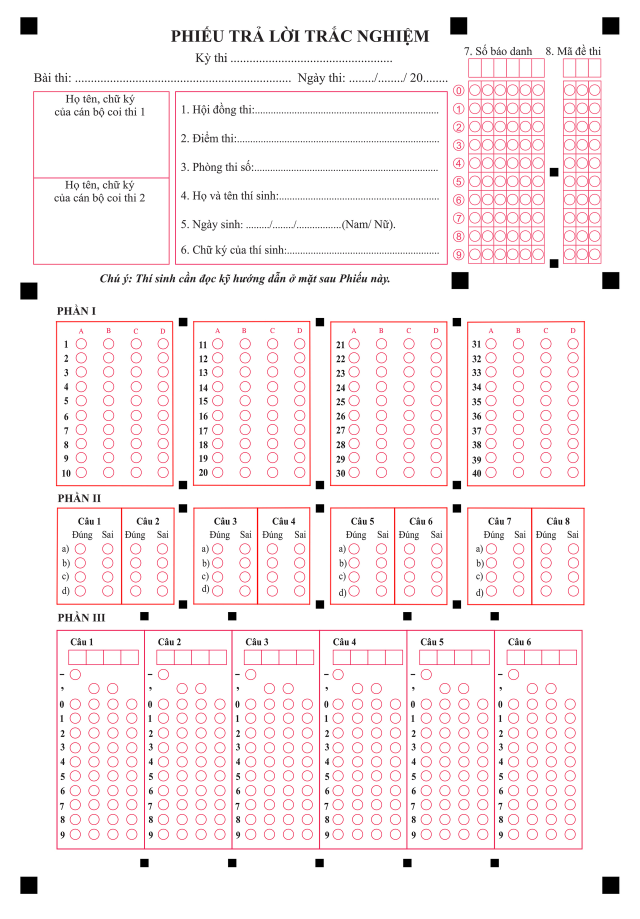
#> input picture paper.jpg, 1920 x 2755 px (shown at 1/3 size)
$ python -i image_processor.py   (imports and definitions only)
#> lines starting #> are read from the running program, lines starting #| are printed output that depends on the picture; after the words box and inside, x2 and y2 are one past the last pixel; in counts of white or black regions, pixels touching at a corner belong together
"""
Module xử lý ảnh phiếu thi trắc nghiệm
Nhận diện số báo danh và các ô tô trên phiếu
Format: Xử lý đầy đủ 3 phần
- PHẦN I: 40 câu trắc nghiệm (A, B, C, D)
- PHẦN II: 8 câu (mỗi câu 2 ô Đúng/Sai)
- PHẦN III: 6 câu điền số (mỗi câu 4 chữ số, mỗi chữ số 0-9)
"""

import cv2
import numpy as np
from typing import List, Tuple, Dict, Optional
import re


class ExamSheetProcessor:
    """Xử lý và nhận diện phiếu thi trắc nghiệm"""

    def __init__(self, num_questions: int = 40):
        """
        Khởi tạo processor

        Args:
            num_questions: Số câu hỏi PHẦN I (mặc định 40)
        """
        self.num_questions = num_questions
        self.choices_per_question = 4  # A, B, C, D
        # self.part2_questions = 8  # PHẦN II: 8 câu
        # self.part3_questions = 6  # PHẦN III: 6 câu

    # Kích thước chuẩn của phiếu thi (paper.jpg)
    STANDARD_WIDTH = 1920
    STANDARD_HEIGHT = 2755

    def preprocess_image(self, image_path: str) -> Optional[np.ndarray]:
        """
        Tiền xử lý ảnh phiếu thi

        Args:
            image_path: Đường dẫn đến file ảnh

        Returns:
            Ảnh đã được xử lý hoặc None nếu lỗi
        """
#> called with image_path = 'paper.jpg'
        try:
            # Đọc ảnh
            image = cv2.imread(image_path)
#> image is the input picture: shape (2755, 1920, 3); mean B, G, R 242.5, 241.1, 249.4
            if image is None:
                return None

            # Resize về kích thước chuẩn nếu khác tỷ lệ
            h, w = image.shape[:2]
            need_enhance = False
            if w != self.STANDARD_WIDTH or h != self.STANDARD_HEIGHT:
                # Nếu upscale (ảnh nhỏ hơn chuẩn) thì cần enhance
                if w < self.STANDARD_WIDTH or h < self.STANDARD_HEIGHT:
                    need_enhance = True
                image = cv2.resize(
                    image,
                    (self.STANDARD_WIDTH, self.STANDARD_HEIGHT),
                    interpolation=cv2.INTER_CUBIC if need_enhance else cv2.INTER_AREA
                )

            # Chuyển sang grayscale
            gray = cv2.cvtColor(image, cv2.COLOR_BGR2GRAY)
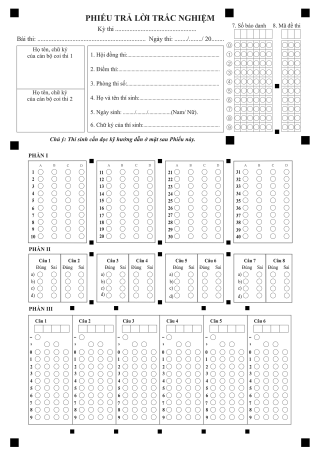
#> gray: shape (2755, 1920) (shown at 1/6 size); min 0, max 255, mean 243.8

            # Làm mờ để giảm nhiễu
            blurred = cv2.GaussianBlur(gray, (5, 5), 0)

            # Áp dụng threshold OTSU trực tiếp (không cần đảo ngược)
            _, thresh = cv2.threshold(blurred, 0, 255, cv2.THRESH_BINARY_INV + cv2.THRESH_OTSU)
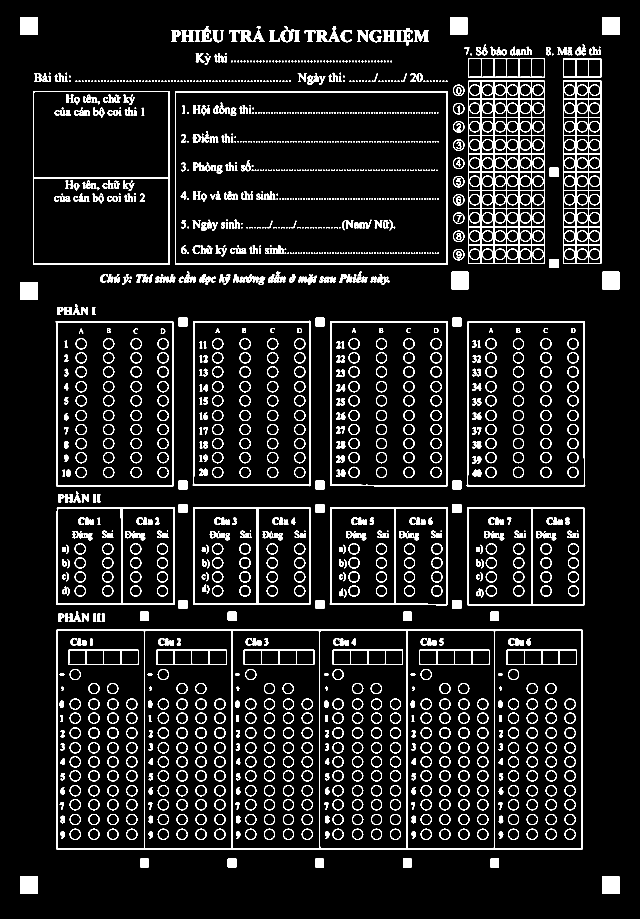
#> thresh: shape (2755, 1920) (shown at 1/3 size); 8.1% white; 1693 white regions (419 under 20 px)

            # Nếu ảnh được upscale, dùng morphology để làm đậm bubble
            if need_enhance:
                # Dilation để làm đậm các vùng đen (bubble đã tô)
                kernel = cv2.getStructuringElement(cv2.MORPH_ELLIPSE, (3, 3))
                thresh = cv2.dilate(thresh, kernel, iterations=1)

            return thresh

        except Exception as e:
            print(f"Lỗi khi xử lý ảnh: {e}")
            return None

    def find_answer_bubbles(
        self, thresh_image: np.ndarray
    ) -> List[Tuple[int, int, int, int]]:
        """
        Tìm các ô tô (bubbles) trên phiếu - CHỈ LẤY Ô HÌNH TRÒN

        Args:
            thresh_image: Ảnh đã qua threshold

        Returns:
            List các ô tô dạng (x, y, width, height)
        """
        # Tìm contours - dùng RETR_LIST để lấy tất cả
        contours, _ = cv2.findContours(
            thresh_image, cv2.RETR_LIST, cv2.CHAIN_APPROX_SIMPLE
        )
#> contours = 2762 contours, 688 with area under 20; largest, box (x1, y1, x2, y2) and area: (169, 1889, 1748, 2549) 1039898, (525, 273, 1343, 794) 424838, (527, 276, 1341, 792) 418692, (99, 274, 509, 794) 212269, (1400, 963, 1756, 1459) 174455

        bubbles = []

        # Lọc các contours theo kích thước VÀ HÌNH DẠNG TRÒN
        for contour in contours:
            area = cv2.contourArea(contour)

            # Lọc theo kích thước
            if area < 200 or area > 3000:
                continue

            # Lấy bounding box
            x, y, w, h = cv2.boundingRect(contour)
            aspect_ratio = w / float(h) if h > 0 else 0

            # Kiểm tra tỷ lệ gần vuông (cho hình tròn)
            if not (0.7 <= aspect_ratio <= 1.4):
                continue

            # Kiểm tra độ tròn (circularity)
            perimeter = cv2.arcLength(contour, True)
            if perimeter == 0:
                continue
            circularity = 4 * np.pi * area / (perimeter * perimeter)

            # Hình tròn hoàn hảo có circularity = 1.0
            # Chấp nhận từ 0.3 trở lên (để bắt cả ô đã tô đen)
            if circularity >= 0.3:
                bubbles.append((x, y, w, h))
#> this loop made 2762 passes
#> (area, x, y, w, h, aspect_ratio, perimeter, circularity) on passes 1 to 3: (2700, 1806, 2629, 53, 53, 1, 205.7, 0.802), (2700.5, 60, 2629, 53, 53, 1, 205.1, 0.807), (624.5, 1471, 2576, 26, 26, 1, 99.41, 0.794)
#> (the rest of the program and of its run is left out)
